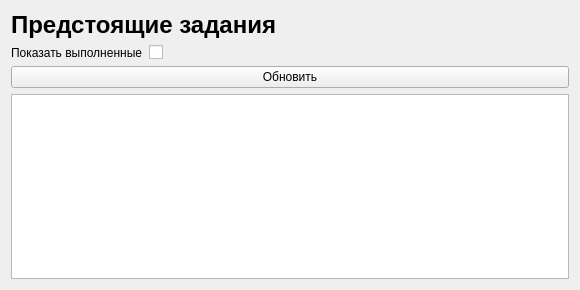
<?xml version="1.0" encoding="UTF-8"?>
<ui version="4.0">
 <class>HometaskList</class>
 <widget class="QWidget" name="HometaskList">
  <property name="geometry">
   <rect>
    <x>0</x>
    <y>0</y>
    <width>580</width>
    <height>290</height>
   </rect>
  </property>
  <property name="windowTitle">
   <string>Список ДЗ</string>
  </property>
  <layout class="QGridLayout" name="gridLayout">
   <item row="2" column="0">
    <widget class="QPushButton" name="refresh">
     <property name="text">
      <string>Обновить</string>
     </property>
    </widget>
   </item>
   <item row="1" column="0">
    <layout class="QFormLayout" name="formLayout">
     <item row="0" column="0">
      <widget class="QLabel" name="label_2">
       <property name="text">
        <string>Показать выполненные</string>
       </property>
      </widget>
     </item>
     <item row="0" column="1">
      <widget class="QCheckBox" name="show_done">
       <property name="text">
        <string/>
       </property>
      </widget>
     </item>
    </layout>
   </item>
   <item row="0" column="0">
    <widget class="QLabel" name="label">
     <property name="sizePolicy">
      <sizepolicy hsizetype="Preferred" vsizetype="Fixed">
       <horstretch>0</horstretch>
       <verstretch>0</verstretch>
      </sizepolicy>
     </property>
     <property name="font">
      <font>
       <pointsize>18</pointsize>
       <bold>true</bold>
      </font>
     </property>
     <property name="text">
      <string>Предстоящие задания</string>
     </property>
    </widget>
   </item>
   <item row="3" column="0">
    <widget class="QListWidget" name="list_hometask">
     <property name="selectionRectVisible">
      <bool>false</bool>
     </property>
     <property name="sortingEnabled">
      <bool>false</bool>
     </property>
    </widget>
   </item>
  </layout>
 </widget>
 <resources/>
 <connections/>
</ui>
